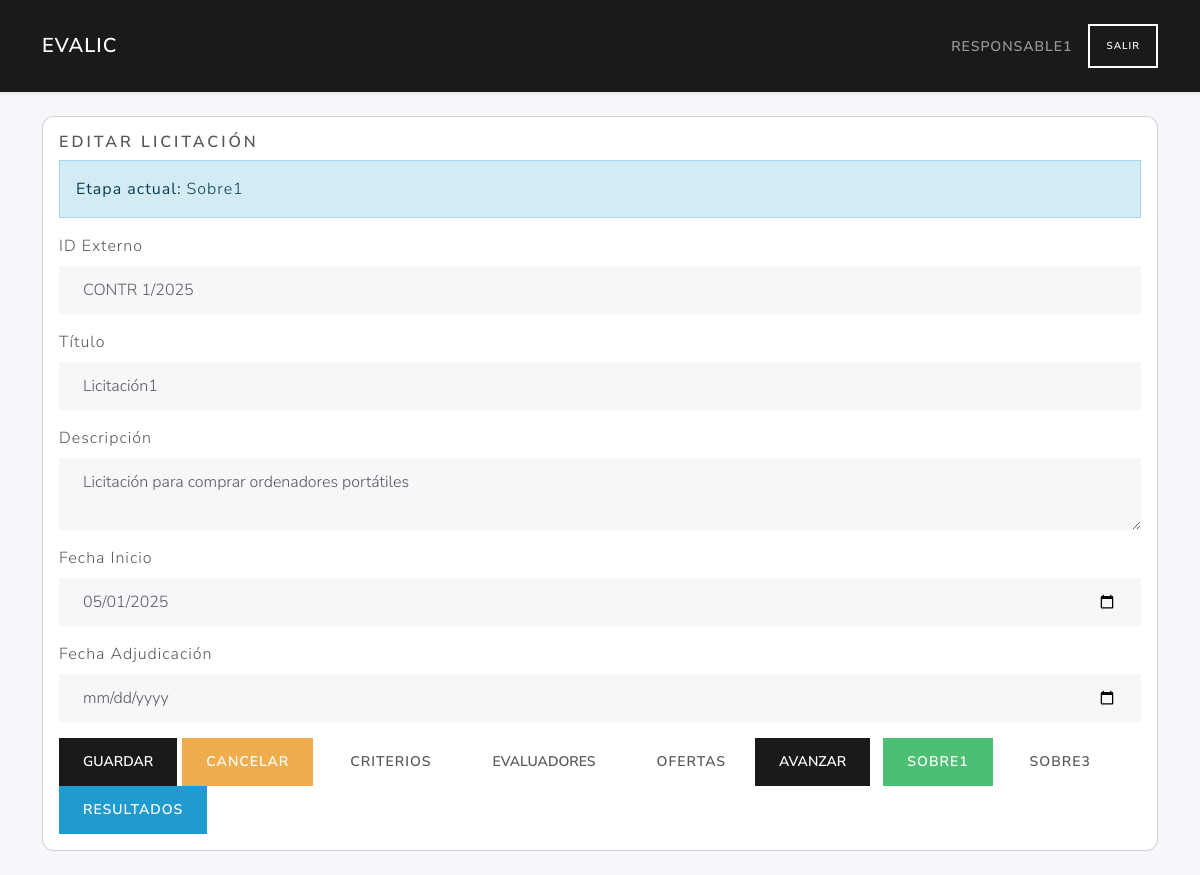
Page /licitaciones/1/edit (signed in) on the earlier database version.
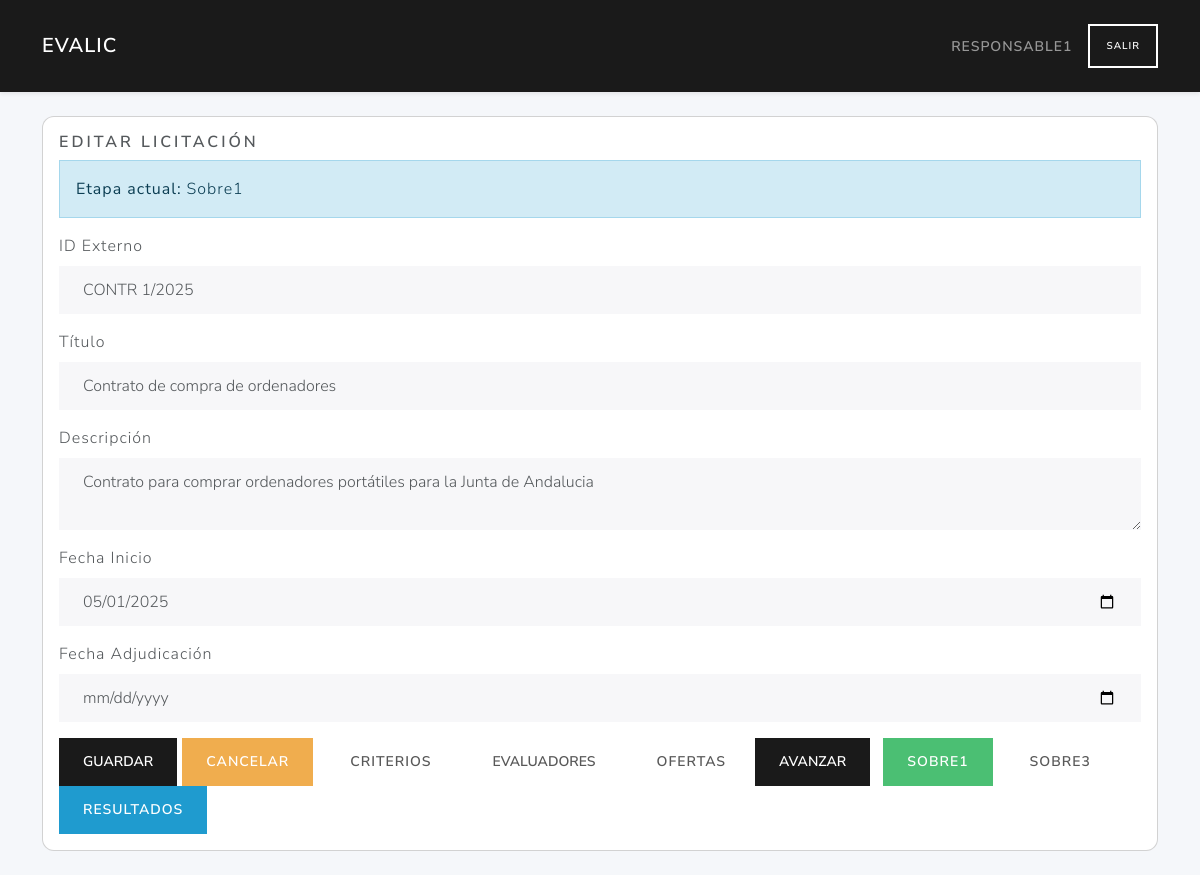
Same page on the later database version.
### tables this page shows
CREATE TABLE licitaciones (
        id INTEGER PRIMARY KEY AUTOINCREMENT,
        user_id INTEGER NOT NULL,
        external_id TEXT NOT NULL,
        title TEXT NOT NULL,
        description TEXT,
        fecha_inicio TEXT NOT NULL,
        fecha_adjudicacion TEXT,
        FOREIGN KEY (user_id) REFERENCES users(id)
    );

### routes/licitaciones_routes.py (the view, shortened to what this page needs)
@licitaciones_bp.route('/<int:lic_id>/edit', methods=('GET', 'POST'))
def edit_licitacion_route(lic_id):
    if 'user_id' not in session:
        return redirect(url_for('auth.login'))
    lic = get_licitacion(lic_id)
    if not lic:
        flash('No existe la licitación', 'error')
        return redirect(url_for('licitaciones.index'))
    responsable_id = 2
    is_responsable = session.get('role_id') == responsable_id
    if is_responsable and lic['user_id'] != session.get('user_id'):
        abort(403)
    current_stage = get_current_stage_name(lic_id)
    evaluadores_all = list_evaluadores_logic()
    evaluadores_selected = get_evaluadores_for_licitacion(lic_id)
    selected_ids = [e['id'] for e in evaluadores_selected]
    return render_template(
        'licitaciones/edit.html',
        lic=lic,
        current_stage=current_stage,
        is_responsable=is_responsable,
        evaluadores_all=evaluadores_all,
        evaluadores_selected=evaluadores_selected,
        selected_ids=selected_ids
    )

### models/dao.py (called while the page is built)
def close_connection(exception):
    db = getattr(g, '_database', None)
    if db is not None:
        db.close()

def get_db(app):
    if 'sqlite_db' not in g:
        g.sqlite_db = sqlite3.connect(
            app.config['DATABASE'],
            detect_types=sqlite3.PARSE_DECLTYPES
        )
        g.sqlite_db.row_factory = sqlite3.Row
    return g.sqlite_db

### models/licitaciones_data.py (called while the page is built)
def get_licitacion(db, lic_id):
    cur = db.execute("SELECT * FROM licitaciones WHERE id=?", (lic_id,))
    return cur.fetchone()

### models/licitaciones_evaluadores_data.py (called while the page is built)
def list_evaluadores(db):
    cur = db.execute(
        """
        SELECT u.* FROM users u
        JOIN roles r ON u.role_id = r.id
        WHERE r.description = 'Evaluador'
        """
    )
    return cur.fetchall()

def list_evaluadores_by_licitacion(db, lic_id):
    cur = db.execute(
        """
        SELECT u.* FROM users u
        JOIN licitaciones_evaluadores le ON u.id = le.usuario_id
        WHERE le.licitacion_id = ?
        """, (lic_id,)
    )
    return cur.fetchall()

### services/licitacion_service.py (called while the page is built)
def get_licitacion(lic_id):
    db = get_db(current_app)
    return data_get(db, lic_id)

def list_evaluadores_logic():
    db = get_db(current_app)
    return list_evaluadores(db)

### templates/licitaciones/edit.html (shortened to what this page needs)
{% extends "base.html" %}
{% block content %}
<div class="card">
  <div class="card-body">
    <h5 class="card-title">Editar Licitación</h5>
    {% if current_stage %}
    <div class="alert alert-info">
      <strong>Etapa actual:</strong> {{ current_stage }}
    </div>
    {% endif %}
    <form method="post">
      <div class="mb-3">
        <label for="external_id" class="form-label">ID Externo</label>
        <input type="text" class="form-control" id="external_id" name="external_id" value="{{ lic.external_id }}" required {% if not is_responsable %}readonly{% endif %}>
      </div>
      <div class="mb-3">
        <label for="title" class="form-label">Título</label>
        <input type="text" class="form-control" id="title" name="title" value="{{ lic.title }}" required>
      </div>
      <div class="mb-3">
        <label for="description" class="form-label">Descripción</label>
        <textarea class="form-control" id="description" name="description">{{ lic.description }}</textarea>
      </div>
      <div class="mb-3">
        <label for="fecha_inicio" class="form-label">Fecha Inicio</label>
        <input type="date" class="form-control" id="fecha_inicio" name="fecha_inicio" value="{{ lic.fecha_inicio }}">
      </div>
      <div class="mb-3">
        <label for="fecha_adjudicacion" class="form-label">Fecha Adjudicación</label>
        <input type="date" class="form-control" id="fecha_adjudicacion" name="fecha_adjudicacion" value="{{ lic.fecha_adjudicacion }}">
      </div>
      <button type="submit" class="btn btn-primary">Guardar</button>
      <a href="{{ url_for('licitaciones.index') }}" class="btn btn-warning">Cancelar</a>
      {% if current_stage == 'Borrador' %}
        <a href="{{ url_for('criterios.index', lic_id=lic.id) }}" class="btn btn-info ms-2">Criterios</a>
      {% else %}
        <a href="#" class="btn btn-secondary ms-2 disabled" tabindex="-1" aria-disabled="true">Criterios</a>
      {% endif %}
      {% if current_stage == 'Borrador' or current_stage == 'Iniciada' %}
        <button type="button" class="btn btn-primary ms-2" data-bs-toggle="modal" data-bs-target="#evaluadoresModal">Evaluadores</button>
      {% else %}
        <button type="button" class="btn btn-secondary ms-2 disabled" data-bs-toggle="modal" data-bs-target="#evaluadoresModal">Evaluadores</button>
      {% endif %}
      {% if current_stage == 'Iniciada' %}
        <a href="{{ url_for('ofertas.index', licitacion_id=lic.id) }}" class="btn btn-info ms-2">Ofertas</a>
      {% else %}
        <a href="#" class="btn btn-secondary ms-2 disabled">Ofertas</a>
      {% endif %}
      <button type="button" class="btn btn-primary" data-bs-toggle="modal" data-bs-target="#avanzarEstadoModal">Avanzar</button>
      {% if current_stage == 'Sobre1' %}
        <a href="{{ url_for('ofertas.evaluar_sobre1', licitacion_id=lic.id) }}" class="btn btn-success ms-2">Sobre1</a>
      {% else %}
        <a href="#" class="btn btn-secondary ms-2 disabled" tabindex="-1" aria-disabled="true">Sobre1</a>
      {% endif %}
      {% if current_stage == 'Sobre3' %}
        <a href="{{ url_for('licitaciones.evaluar_sobre3', licitacion_id=lic.id) }}" class="btn btn-warning">Sobre 3</a>
      {% else %}
        <a href="#" class="btn btn-secondary ms-2 disabled" tabindex="-1" aria-disabled="true">Sobre3</a>
      {% endif %}
    <a href="{{ url_for('evaluador.informe', licitacion_id=lic.id) }}" class="btn btn-info">Resultados</a>
    </form>
{% endblock %}

Differences in the rows shown:
changed licitaciones: title "Licitación1" → "Contrato de compra de ordenadores"; description "Licitación para comprar ordenadores portátiles" → "Contrato para comprar ordenadores portátiles para la Junta de Andalucia"
